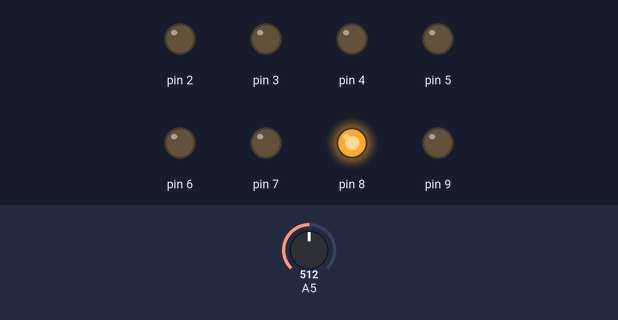
The sketch below on a simulated Arduino Uno, built with avr-gcc and run on an emulated ATmega328P. On the bench: output pins drawn as LEDs (lit = HIGH). Inputs (shaded band) come from the test bench; at power-on: A5 = 512. What the sketch prints to the serial monitor is not drawn. At 14.1 s the program stops and its outputs stay as they are.

Above: at 1.24 s.
At 5.0 s:
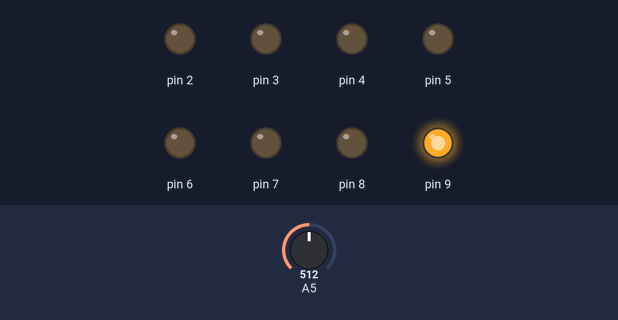
At 12.2 s:
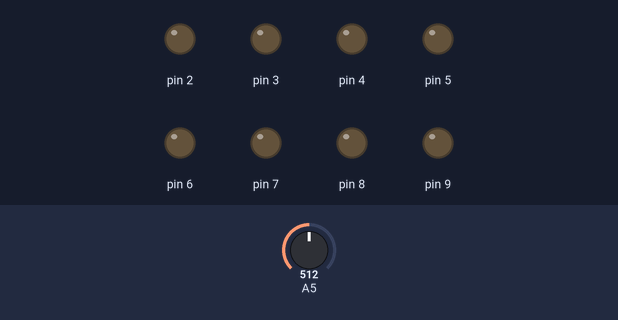
Timing chart, 0 to 13.7 s (numbered marks = the images above):
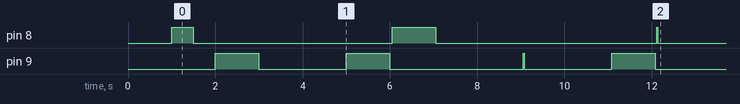

Measured:
- by itself, pin 8: goes HIGH 0.50 s, LOW 4.6 s, HIGH 1.0 s, LOW 5.1 s, HIGH 0.03 s, then LOW
- by itself, pin 9: LOW → HIGH at 2.0 s, → LOW 1.0 s later, → HIGH 2.0 s later, → LOW 1.0 s later, … (8 changes in this stretch)

The sketch:

transient2.ino
```cpp
#include <Arduino.h>
#include <math.h>

#include <MsTimer2.h>

volatile int p_now = 0;
void dataPrint() {
  p_now = map(analogRead(A5),  518, 823, 0, 500);
  //p_now = analogRead(A5);
  Serial.print(p_now);
  Serial.print(",");
  Serial.println(PORTB);
}

unsigned long checkPoint = 0;
void setup() {
  DDRD = DDRD | B11111100;
  DDRB = DDRB | B00000011;
  DDRC = DDRC & B00000011;

  Serial.begin(115200);
  delay(1000);

  MsTimer2::set(1, dataPrint);
  MsTimer2::start();
}

void allClose(unsigned long span){
  checkPoint = millis();
  PORTB = B00000000 | (PORTD & B11111100);
  while(millis() - checkPoint < span);
  }
void allOpen (unsigned long span){
  checkPoint = millis();
  PORTB = B00000011 | (PORTD & B11111100);
  while(millis() - checkPoint < span);
  }
void intake  (unsigned long span){
  checkPoint = millis();
  PORTB = B00000010 | (PORTD & B11111100);
  while(millis() - checkPoint < span);
  }
void exhaust (unsigned long span){
  checkPoint = millis();
  PORTB = B00000001 | (PORTD & B11111100);
  while(millis() - checkPoint < span);
  }
void set250kPa() {
  exhaust(500);
  checkPoint = millis();
  PORTB = B00000010 | (PORTD & B11111100);
  while(millis() - checkPoint < 62);
  PORTB = B00000000 | (PORTD & B11111100);
  delay(1000);
  while(p_now >= 235);
}

void loop() {
  exhaust(500);
  allClose(500);

  //給気開放1000ms
  intake(1000);
  allClose(2000);

  //排気開放600ms
  intake(1000);
  allClose(50);
  exhaust(1000);
  allClose(2000);

  //給気時間幅60ms
  intake(30);
  allClose(2000);

  //排気時間幅60ms
  intake(1000);
  allClose(30);
  exhaust(30);
  allClose(2000);


  MsTimer2::stop();
  while(true);
}
```
